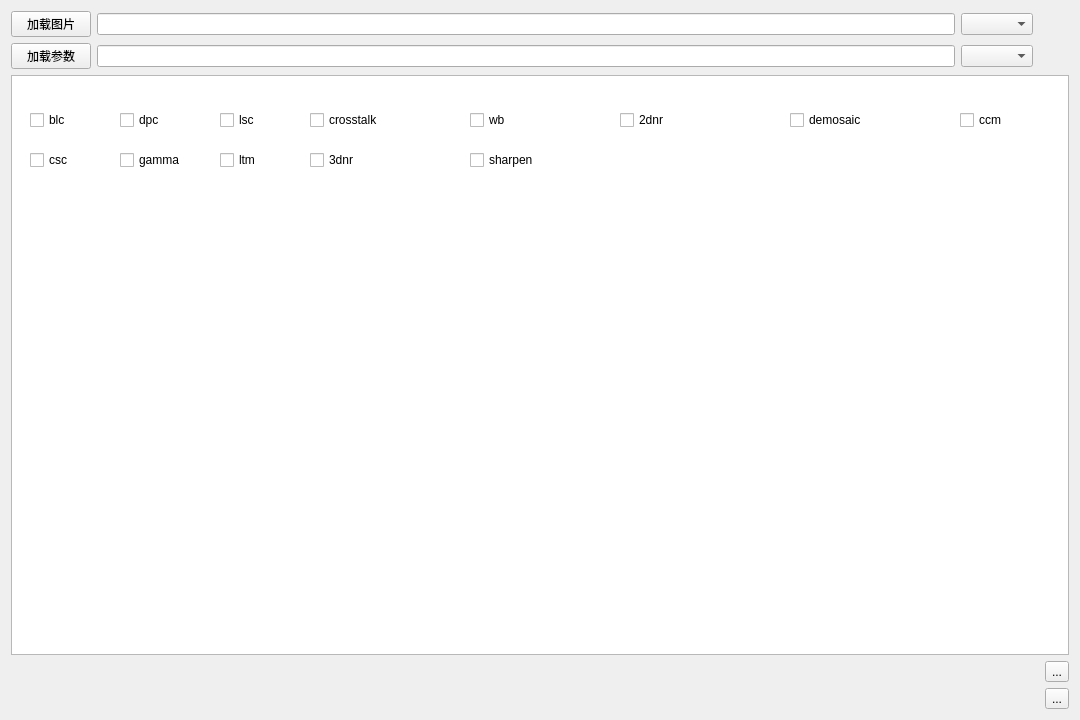
<?xml version="1.0" encoding="UTF-8"?>
<ui version="4.0">
 <class>Form</class>
 <widget class="QWidget" name="Form">
  <property name="geometry">
   <rect>
    <x>0</x>
    <y>0</y>
    <width>1080</width>
    <height>720</height>
   </rect>
  </property>
  <property name="windowTitle">
   <string>ISPSimulator</string>
  </property>
  <layout class="QGridLayout" name="gridLayout_2">
   <item row="4" column="4">
    <widget class="QToolButton" name="toolButton_2">
     <property name="text">
      <string>...</string>
     </property>
    </widget>
   </item>
   <item row="1" column="2">
    <widget class="QComboBox" name="comboBox_2"/>
   </item>
   <item row="1" column="1">
    <widget class="QLineEdit" name="lineEdit_2"/>
   </item>
   <item row="1" column="0">
    <widget class="QPushButton" name="button">
     <property name="text">
      <string>加载参数</string>
     </property>
    </widget>
   </item>
   <item row="3" column="4">
    <widget class="QToolButton" name="toolButton">
     <property name="text">
      <string>...</string>
     </property>
    </widget>
   </item>
   <item row="0" column="1">
    <widget class="QLineEdit" name="lineEdit"/>
   </item>
   <item row="0" column="0">
    <widget class="QPushButton" name="pushButton">
     <property name="text">
      <string>加载图片</string>
     </property>
    </widget>
   </item>
   <item row="0" column="2">
    <widget class="QComboBox" name="comboBox"/>
   </item>
   <item row="2" column="0" colspan="5">
    <widget class="QListWidget" name="listWidget"/>
   </item>
  </layout>
  <widget class="QCheckBox" name="checkBox_blc">
   <property name="geometry">
    <rect>
     <x>30</x>
     <y>110</y>
     <width>68</width>
     <height>20</height>
    </rect>
   </property>
   <property name="text">
    <string>blc</string>
   </property>
  </widget>
  <widget class="QCheckBox" name="checkBox_wb">
   <property name="geometry">
    <rect>
     <x>470</x>
     <y>110</y>
     <width>68</width>
     <height>20</height>
    </rect>
   </property>
   <property name="text">
    <string>wb</string>
   </property>
  </widget>
  <widget class="QCheckBox" name="checkBox_demosaic">
   <property name="geometry">
    <rect>
     <x>790</x>
     <y>110</y>
     <width>100</width>
     <height>20</height>
    </rect>
   </property>
   <property name="text">
    <string>demosaic</string>
   </property>
  </widget>
  <widget class="QCheckBox" name="checkBox_ccm">
   <property name="geometry">
    <rect>
     <x>960</x>
     <y>110</y>
     <width>68</width>
     <height>20</height>
    </rect>
   </property>
   <property name="text">
    <string>ccm</string>
   </property>
  </widget>
  <widget class="QCheckBox" name="checkBox_sharpen">
   <property name="geometry">
    <rect>
     <x>470</x>
     <y>150</y>
     <width>100</width>
     <height>20</height>
    </rect>
   </property>
   <property name="text">
    <string>sharpen</string>
   </property>
  </widget>
  <widget class="QCheckBox" name="checkBox_gamma">
   <property name="geometry">
    <rect>
     <x>120</x>
     <y>150</y>
     <width>100</width>
     <height>20</height>
    </rect>
   </property>
   <property name="text">
    <string>gamma</string>
   </property>
  </widget>
  <widget class="QCheckBox" name="checkBox_lsc">
   <property name="geometry">
    <rect>
     <x>220</x>
     <y>110</y>
     <width>68</width>
     <height>20</height>
    </rect>
   </property>
   <property name="text">
    <string>lsc</string>
   </property>
  </widget>
  <widget class="QCheckBox" name="checkBox_ltm">
   <property name="geometry">
    <rect>
     <x>220</x>
     <y>150</y>
     <width>68</width>
     <height>20</height>
    </rect>
   </property>
   <property name="text">
    <string>ltm</string>
   </property>
  </widget>
  <widget class="QCheckBox" name="checkBox_3dnr">
   <property name="geometry">
    <rect>
     <x>310</x>
     <y>150</y>
     <width>68</width>
     <height>20</height>
    </rect>
   </property>
   <property name="text">
    <string>3dnr</string>
   </property>
  </widget>
  <widget class="QCheckBox" name="checkBox_crosstalk">
   <property name="geometry">
    <rect>
     <x>310</x>
     <y>110</y>
     <width>150</width>
     <height>20</height>
    </rect>
   </property>
   <property name="text">
    <string>crosstalk</string>
   </property>
  </widget>
  <widget class="QCheckBox" name="checkBox_2dnr">
   <property name="geometry">
    <rect>
     <x>620</x>
     <y>110</y>
     <width>68</width>
     <height>20</height>
    </rect>
   </property>
   <property name="text">
    <string>2dnr</string>
   </property>
  </widget>
  <widget class="QCheckBox" name="checkBox_csc">
   <property name="geometry">
    <rect>
     <x>30</x>
     <y>150</y>
     <width>68</width>
     <height>20</height>
    </rect>
   </property>
   <property name="text">
    <string>csc</string>
   </property>
  </widget>
  <widget class="QCheckBox" name="checkBox_dpc">
   <property name="geometry">
    <rect>
     <x>120</x>
     <y>110</y>
     <width>68</width>
     <height>20</height>
    </rect>
   </property>
   <property name="text">
    <string>dpc</string>
   </property>
  </widget>
 </widget>
 <resources/>
 <connections/>
</ui>
